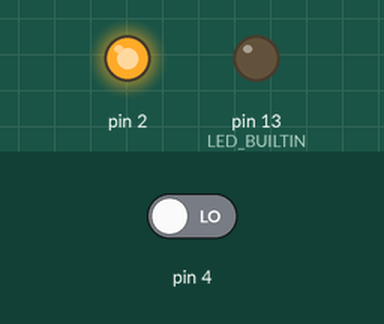
Simulated run of this sketch. Board: Arduino Uno, built with avr-gcc and run on an emulated ATmega328P. Shown: output pins drawn as LEDs (lit = HIGH). Inputs (shaded band) come from the test bench; at power-on: pin 4 LOW.

Above: at 1.2 s.
1.3 s: pin 4 driven HIGH
Timing chart, 0 to 4.3 s (numbered marks = the images above; inputs shaded):
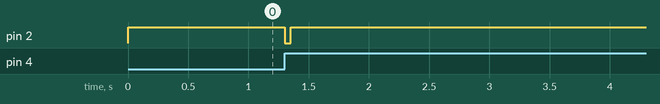

Measured:
- after the input at 1.3 s, pin 2: HIGH → LOW at once, → HIGH 0.05 s later

The sketch:

bubbler_controller.ino
```cpp
// C++ code
//
void setup()
{
  pinMode(2, OUTPUT);
  pinMode(4, INPUT);
  pinMode(LED_BUILTIN, OUTPUT);

  digitalWrite(2, HIGH);
  Serial.begin(9600);
}

void loop()
{
  if (digitalRead(4) == HIGH) {
    digitalWrite(2, LOW);
    delay(50); // Wait for 1000 millisecond(s)
    digitalWrite(2, HIGH);
  }
  while (digitalRead(4) == HIGH) {
    delay(100); // Wait for 100 millisecond(s)
  }
}
```
